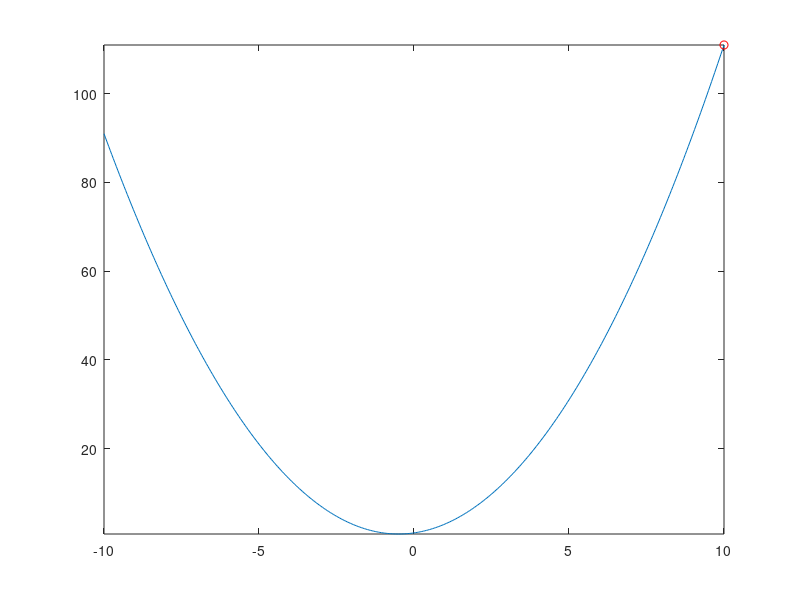

MATLAB code to generate this figure: (Note: this script raises an error after producing the figure.)
%%
% Plot 2D Adam Optimizer example
%%

clear all;
close all;

addpath('../optimizer');

f = @(x) x.^2 + x + 1;
X = -10:0.05:10;
Y = f(X);

figure;
plot(X, Y);
xlim([-10, 10]);
ylim([min(Y), max(Y)]);

hold on;

beta1 = 0.9;
beta2 = 0.999;
eps = 1e-8;
a = 0.1;
%x = rand(1)*20 - 10;
x = 10;
k = 0;

xptr = plot(x, f(x), 'ro');
T = 500;

for k_ = 1:T
    fprintf("%d: x=%f, y=%f\n", k, x, f(x));
    
    [fin, k, xn] = Adam(f, x, a, k, eps, beta1, beta2);
    if fin
        break
    end
    
    plot([x, xn], [f(x), f(xn)], 'r-');
    x = xn;
    set(xptr, 'XData', x, 'YData', f(x));
    drawnow;
    
    frame = getframe(gcf);
    if k_ == 1
        [mov(:, :, 1, k_), map] = rgb2ind(frame.cdata, 256, 'nodither');
    else
        mov(:, :, 1, k_) = rgb2ind(frame.cdata, map, 'nodither');
    end
end

fname = "Adam.gif";
fprintf("Write animation to '%s'\n", fname);
imwrite(mov, map, fname, 'DelayTime', 0, 'LoopCount', inf);
